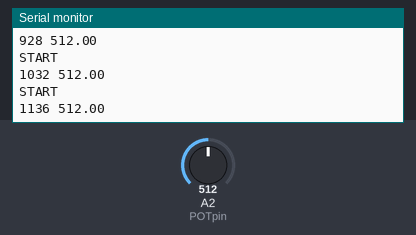
Simulated run of this sketch. Board: Arduino Uno, built with avr-gcc and run on an emulated ATmega328P. On the bench: the last lines printed to the serial monitor. Inputs (shaded band) come from the test bench; at power-on: A2 (POTpin) = 512.

Above: at 1.2 s.
1.3 s: A2 (POTpin) set to 716
At 1.35 s:
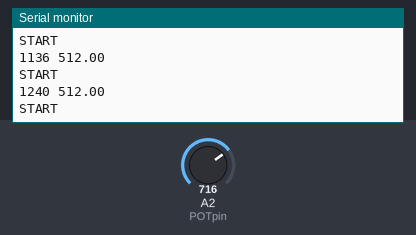
2.8 s: A2 (POTpin) set to 900
At 2.81 s:
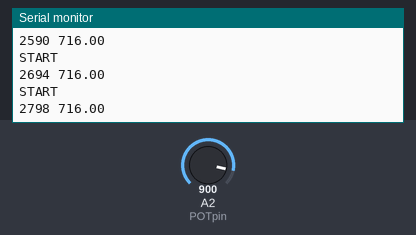
Timing chart, 0 to 5.8 s (numbered marks = the images above; inputs shaded):
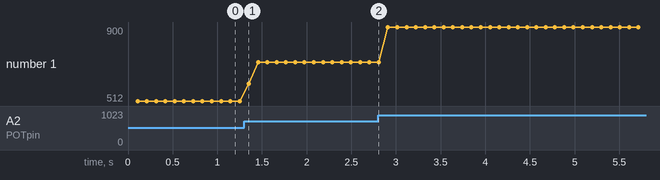

Measured:
- plotted number 1: 512 → 716 after the input at 1.3 s

The sketch:

EP305sketch23.ino
```cpp
//EP305 Assignment 2 - streaming POT measuremrnt

//set pin to Potentiometer
const int POTpin = A2;
const int NUM_SAMPLES = 20;

int data[NUM_SAMPLES]; //buffer for samples
long stamp = 0; //buffer for time-stamps
int sum = 0; //used for averaging
float avg = 0;

void setup() {
  Serial.begin(19200);
}

void loop() {
  for(auto i=0; i<NUM_SAMPLES; i++){
    stamp = micros(); //get time stamp
    stamp /= 1000; //convert to miliseconds
    data[i] = analogRead(POTpin); //getsample
    // using a baud rate of 19200 the delay between
    //measurements can not be less than 10ms
    delay(5);
  }
  //get average of 20 samples
  for(auto i=0; i<NUM_SAMPLES; i++){
    sum += data[i];
  }
  avg = sum/NUM_SAMPLES;
  Serial.println("START"); //output new block marker
  Serial.print(stamp); //output time-stamp
  Serial.print(" "); //followed by
  Serial.print(avg); //the sample
  Serial.println(); //one per line
  sum = 0;
}
```
